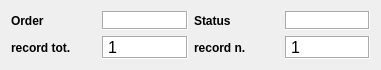
  <widget class="QWidget" name="layoutWidget">
   <property name="geometry">
    <rect>
     <x>20</x>
     <y>20</y>
     <width>381</width>
     <height>63</height>
    </rect>
   </property>
   <property name="locale">
    <locale language="English" country="UnitedKingdom"/>
   </property>
   <layout class="QGridLayout" name="gridLayout_2">
    <item row="1" column="1">
     <widget class="QLabel" name="label_rec_tot">
      <property name="font">
       <font>
        <family>Microsoft Sans Serif</family>
        <pointsize>12</pointsize>
       </font>
      </property>
      <property name="cursor">
       <cursorShape>ForbiddenCursor</cursorShape>
      </property>
      <property name="mouseTracking">
       <bool>false</bool>
      </property>
      <property name="contextMenuPolicy">
       <enum>Qt::DefaultContextMenu</enum>
      </property>
      <property name="styleSheet">
       <string notr="true">background-color: rgb(255, 255, 255);</string>
      </property>
      <property name="locale">
       <locale language="English" country="UnitedKingdom"/>
      </property>
      <property name="frameShape">
       <enum>QFrame::Box</enum>
      </property>
      <property name="frameShadow">
       <enum>QFrame::Sunken</enum>
      </property>
      <property name="text">
       <string>1</string>
      </property>
     </widget>
    </item>
    <item row="1" column="3">
     <widget class="QLabel" name="label_rec_corrente">
      <property name="font">
       <font>
        <family>Microsoft Sans Serif</family>
        <pointsize>12</pointsize>
       </font>
      </property>
      <property name="cursor">
       <cursorShape>ForbiddenCursor</cursorShape>
      </property>
      <property name="mouseTracking">
       <bool>false</bool>
      </property>
      <property name="contextMenuPolicy">
       <enum>Qt::DefaultContextMenu</enum>
      </property>
      <property name="styleSheet">
       <string notr="true">background-color: rgb(255, 255, 255);</string>
      </property>
      <property name="locale">
       <locale language="English" country="UnitedKingdom"/>
      </property>
      <property name="frameShape">
       <enum>QFrame::Box</enum>
      </property>
      <property name="frameShadow">
       <enum>QFrame::Sunken</enum>
      </property>
      <property name="text">
       <string>1</string>
      </property>
     </widget>
    </item>
    <item row="1" column="2">
     <widget class="QLabel" name="label_27">
      <property name="font">
       <font>
        <pointsize>9</pointsize>
        <weight>75</weight>
        <bold>true</bold>
       </font>
      </property>
      <property name="locale">
       <locale language="English" country="UnitedKingdom"/>
      </property>
      <property name="text">
       <string>record n.</string>
      </property>
      <property name="margin">
       <number>0</number>
      </property>
     </widget>
    </item>
    <item row="0" column="1">
     <widget class="QLabel" name="label_sort">
      <property name="font">
       <font>
        <pointsize>10</pointsize>
        <weight>75</weight>
        <bold>true</bold>
       </font>
      </property>
      <property name="cursor">
       <cursorShape>ForbiddenCursor</cursorShape>
      </property>
      <property name="mouseTracking">
       <bool>false</bool>
      </property>
      <property name="contextMenuPolicy">
       <enum>Qt::DefaultContextMenu</enum>
      </property>
      <property name="styleSheet">
       <string notr="true">background-color: rgb(255, 255, 255);</string>
      </property>
      <property name="locale">
       <locale language="English" country="UnitedKingdom"/>
      </property>
      <property name="frameShape">
       <enum>QFrame::Box</enum>
      </property>
      <property name="frameShadow">
       <enum>QFrame::Sunken</enum>
      </property>
      <property name="text">
       <string/>
      </property>
      <property name="alignment">
       <set>Qt::AlignCenter</set>
      </property>
      <property name="margin">
       <number>0</number>
      </property>
     </widget>
    </item>
    <item row="0" column="3">
     <widget class="QLabel" name="label_status">
      <property name="minimumSize">
       <size>
        <width>40</width>
        <height>0</height>
       </size>
      </property>
      <property name="font">
       <font>
        <pointsize>10</pointsize>
        <weight>75</weight>
        <bold>true</bold>
       </font>
      </property>
      <property name="cursor">
       <cursorShape>ForbiddenCursor</cursorShape>
      </property>
      <property name="mouseTracking">
       <bool>false</bool>
      </property>
      <property name="contextMenuPolicy">
       <enum>Qt::DefaultContextMenu</enum>
      </property>
      <property name="styleSheet">
       <string notr="true">background-color: rgb(255, 255, 255);</string>
      </property>
      <property name="locale">
       <locale language="English" country="UnitedKingdom"/>
      </property>
      <property name="frameShape">
       <enum>QFrame::Box</enum>
      </property>
      <property name="frameShadow">
       <enum>QFrame::Sunken</enum>
      </property>
      <property name="text">
       <string/>
      </property>
      <property name="alignment">
       <set>Qt::AlignCenter</set>
      </property>
      <property name="margin">
       <number>0</number>
      </property>
     </widget>
    </item>
    <item row="0" column="2">
     <widget class="QLabel" name="label_34">
      <property name="font">
       <font>
        <pointsize>9</pointsize>
        <weight>75</weight>
        <bold>true</bold>
       </font>
      </property>
      <property name="locale">
       <locale language="English" country="UnitedKingdom"/>
      </property>
      <property name="text">
       <string>Status</string>
      </property>
      <property name="margin">
       <number>0</number>
      </property>
     </widget>
    </item>
    <item row="1" column="0">
     <widget class="QLabel" name="label_28">
      <property name="font">
       <font>
        <pointsize>9</pointsize>
        <weight>75</weight>
        <bold>true</bold>
       </font>
      </property>
      <property name="locale">
       <locale language="English" country="UnitedKingdom"/>
      </property>
      <property name="text">
       <string>record tot.</string>
      </property>
      <property name="margin">
       <number>0</number>
      </property>
     </widget>
    </item>
    <item row="0" column="0">
     <widget class="QLabel" name="label_43">
      <property name="font">
       <font>
        <pointsize>9</pointsize>
        <weight>75</weight>
        <bold>true</bold>
       </font>
      </property>
      <property name="locale">
       <locale language="English" country="UnitedKingdom"/>
      </property>
      <property name="text">
       <string>Order</string>
      </property>
      <property name="margin">
       <number>0</number>
      </property>
     </widget>
    </item>
   </layout>
  </widget>
